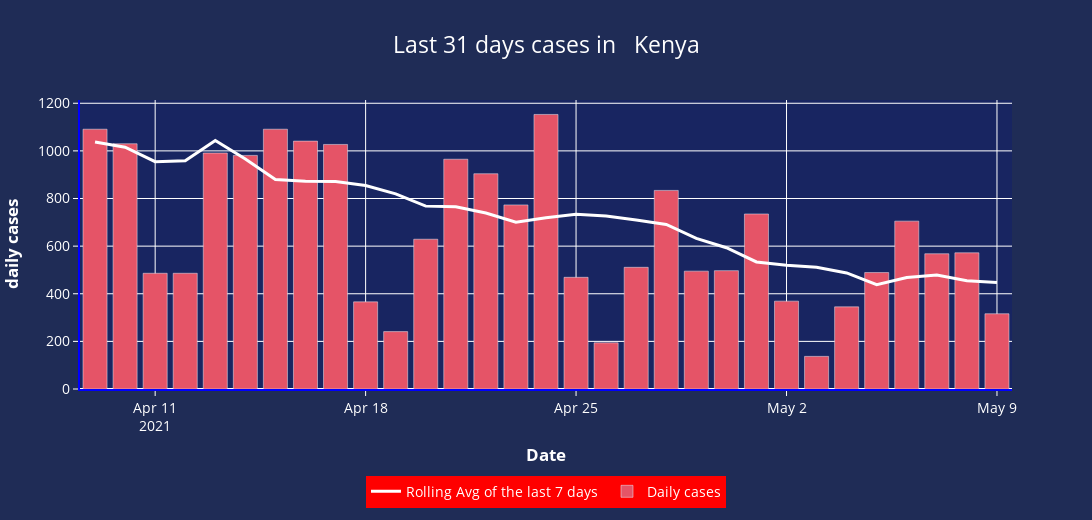

Notebook code cell kept with this figure:
### Code cell
df3 = df[df['Country'] == w_countries][['Country' , 'date' ,'confirmed']].reset_index()
df3['daily_shift'] = df3['confirmed']- df3['confirmed'].shift(1)
df3['rolling_avg'] = df3['daily_shift'].rolling(window =7).mean()
fig = go.Figure(
    [
                go.Bar(
                x = df3[df3['Country'] ==  w_countries]['date'].tail(31),
                y = df3[df3['Country'] == w_countries]['daily_shift'].tail(31),
                name = "Daily cases",
                marker =dict(
                    color ='#e55467',
                ),
                hoverinfo='text',
                hovertext =
                '<b>Date  </b> ' + df3[df3['Country'] == w_countries]['date'].tail(31).astype(str) + '  <br>' +
                '<b>Daily Cases </b>  ' + [f'{x:,.0f}' for x in df3[df3['Country'] == w_countries]['daily_shift'].tail(31) ] + '  <br>' +
                '<b>Country  </b>  ' + df3[df3['Country'] == w_countries]['Country'].tail(31).astype(str)  + '  <br>'
            ) ,
                go.Scatter(
                x = df3[df3['Country'] == w_countries]['date'].tail(31),
                y = df3[df3['Country'] == w_countries]['rolling_avg'].tail(31),
                mode = 'lines',
                name = 'Rolling Avg of the last 7 days ',
                line = dict(width=3 , color ="#fff"),
                marker=dict(color ="green"),
                hoverinfo='text',
                hovertext=
                '<b>Date  </b> ' + df3[df3['Country'] == w_countries]['date'].tail(31).astype(str) + '  <br>' +
                '<b>Rolling_avg for Last 7 days </b>  ' + [f'{x:,.0f}' for x in df3[df3['Country'] == w_countries]['rolling_avg'].tail(31) ] + '  <br>' 
            )
    ]


)
fig.update_layout(
            width = 1200,
            height = 520,
            barmode = 'stack',
            plot_bgcolor ='rgba(23,36,100,.8)',
            paper_bgcolor ='#1f2c56',
            title={
                'text':f"Last 31 days cases in   {w_countries}",
                'y':0.93,
                'x':0.5,
                'xanchor':'center',
                'yanchor':'top',
            },
            titlefont={
                'color':'#fff',
                'size':23,

            },
            hovermode='x',
            xaxis = dict(
                title = '<b>Date</b>',
                color ='#fff',
                showline =True,
                showgrid = True,
                ticks='outside',
                showticklabels = True,
                linewidth=2,
                linecolor ='blue',
                tickfont=dict(
                    size =14,
                    color ='#fff',
                )
            ),

            yaxis = dict(
                title = '<b>daily cases</b>',
                color ='#fff',
                showline =True,
                showgrid = True,
                ticks='outside',
                showticklabels =True,
                linewidth=2,
                linecolor ='blue',
                tickfont=dict(
                    size =14,
                    color ='#fff',
                )
            ),

            legend={
                'orientation':'h',
                'bgcolor':'red',
                'xanchor':'center',
                'x':0.5,'y':-0.3,
            },
            font= dict(
                size =14,
                color ='#fff',
            ),
)
fig.show()

### Figure 1 — Plotly figure (JSON) as saved in the notebook; plotly's stock layout.template omitted (floating-point values rounded to 4 significant figures)
{"data": [{"hoverinfo": "text", "hovertext": ["<b>Date  </b> 2021-04-09  <br><b>Daily Cases </b>  1,091  <br><b>Country  </b>  Kenya  <br>", "<b>Date  </b> 2021-04-10  <br><b>Daily Cases </b>  1,030  <br><b>Country  </b>  Kenya  <br>", "<b>Date  </b> 2021-04-11  <br><b>Daily Cases </b>  486  <br><b>Country  </b>  Kenya  <br>", "<b>Date  </b> 2021-04-12  <br><b>Daily Cases </b>  486  <br><b>Country  </b>  Kenya  <br>", "<b>Date  </b> 2021-04-13  <br><b>Daily Cases </b>  991  <br><b>Country  </b>  Kenya  <br>", "<b>Date  </b> 2021-04-14  <br><b>Daily Cases </b>  981  <br><b>Country  </b>  Kenya  <br>", "<b>Date  </b> 2021-04-15  <br><b>Daily Cases </b>  1,091  <br><b>Country  </b>  Kenya  <br>", "<b>Date  </b> 2021-04-16  <br><b>Daily Cases </b>  1,041  <br><b>Country  </b>  Kenya  <br>", "<b>Date  </b> 2021-04-17  <br><b>Daily Cases </b>  1,027  <br><b>Country  </b>  Kenya  <br>", "<b>Date  </b> 2021-04-18  <br><b>Daily Cases </b>  366  <br><b>Country  </b>  Kenya  <br>", "<b>Date  </b> 2021-04-19  <br><b>Daily Cases </b>  241  <br><b>Country  </b>  Kenya  <br>", "<b>Date  </b> 2021-04-20  <br><b>Daily Cases </b>  629  <br><b>Country  </b>  Kenya  <br>", "<b>Date  </b> 2021-04-21  <br><b>Daily Cases </b>  965  <br><b>Country  </b>  Kenya  <br>", "<b>Date  </b> 2021-04-22  <br><b>Daily Cases </b>  904  <br><b>Country  </b>  Kenya  <br>", "<b>Date  </b> 2021-04-23  <br><b>Daily Cases </b>  773  <br><b>Country  </b>  Kenya  <br>", "<b>Date  </b> 2021-04-24  <br><b>Daily Cases </b>  1,153  <br><b>Country  </b>  Kenya  <br>", "<b>Date  </b> 2021-04-25  <br><b>Daily Cases </b>  469  <br><b>Country  </b>  Kenya  <br>", "<b>Date  </b> 2021-04-26  <br><b>Daily Cases </b>  194  <br><b>Country  </b>  Kenya  <br>", "<b>Date  </b> 2021-04-27  <br><b>Daily Cases </b>  511  <br><b>Country  </b>  Kenya  <br>", "<b>Date  </b> 2021-04-28  <br><b>Daily Cases </b>  834  <br><b>Country  </b>  Kenya  <br>", "<b>Date  </b> 2021-04-29  <br><b>Daily Cases </b>  495  <br><b>Country  </b>  Kenya  <br>", "<b>Date  </b> 2021-04-30  <br><b>Daily Cases </b>  497  <br><b>Country  </b>  Kenya  <br>", "<b>Date  </b> 2021-05-01  <br><b>Daily Cases </b>  735  <br><b>Country  </b>  Kenya  <br>", "<b>Date  </b> 2021-05-02  <br><b>Daily Cases </b>  369  <br><b>Country  </b>  Kenya  <br>", "<b>Date  </b> 2021-05-03  <br><b>Daily Cases </b>  137  <br><b>Country  </b>  Kenya  <br>", "<b>Date  </b> 2021-05-04  <br><b>Daily Cases </b>  345  <br><b>Country  </b>  Kenya  <br>", "<b>Date  </b> 2021-05-05  <br><b>Daily Cases </b>  489  <br><b>Country  </b>  Kenya  <br>", "<b>Date  </b> 2021-05-06  <br><b>Daily Cases </b>  705  <br><b>Country  </b>  Kenya  <br>", "<b>Date  </b> 2021-05-07  <br><b>Daily Cases </b>  568  <br><b>Country  </b>  Kenya  <br>", "<b>Date  </b> 2021-05-08  <br><b>Daily Cases </b>  572  <br><b>Country  </b>  Kenya  <br>", "<b>Date  </b> 2021-05-09  <br><b>Daily Cases </b>  316  <br><b>Country  </b>  Kenya  <br>"], "marker": {"color": "#e55467"}, "name": "Daily cases", "type": "bar", "x": ["2021-04-09T00:00:00", "2021-04-10T00:00:00", "2021-04-11T00:00:00", "2021-04-12T00:00:00", "2021-04-13T00:00:00", "2021-04-14T00:00:00", "2021-04-15T00:00:00", "2021-04-16T00:00:00", "2021-04-17T00:00:00", "2021-04-18T00:00:00", "2021-04-19T00:00:00", "2021-04-20T00:00:00", "2021-04-21T00:00:00", "2021-04-22T00:00:00", "2021-04-23T00:00:00", "2021-04-24T00:00:00", "2021-04-25T00:00:00", "2021-04-26T00:00:00", "2021-04-27T00:00:00", "2021-04-28T00:00:00", "2021-04-29T00:00:00", "2021-04-30T00:00:00", "2021-05-01T00:00:00", "2021-05-02T00:00:00", "2021-05-03T00:00:00", "2021-05-04T00:00:00", "2021-05-05T00:00:00", "2021-05-06T00:00:00", "2021-05-07T00:00:00", "2021-05-08T00:00:00", "2021-05-09T00:00:00"], "y": [1091, 1030, 486, 486, 991, 981, 1091, 1041, 1027, 366, 241, 629, 965, 904, 773, 1153, 469, 194, 511, 834, 495, 497, 735, 369, 137, 345, 489, 705, 568, 572, 316]}, {"hoverinfo": "text", "hovertext": ["<b>Date  </b> 2021-04-09  <br><b>Rolling_avg for Last 7 days </b>  1,037  <br>", "<b>Date  </b> 2021-04-10  <br><b>Rolling_avg for Last 7 days </b>  1,015  <br>", "<b>Date  </b> 2021-04-11  <br><b>Rolling_avg for Last 7 days </b>  955  <br>", "<b>Date  </b> 2021-04-12  <br><b>Rolling_avg for Last 7 days </b>  958  <br>", "<b>Date  </b> 2021-04-13  <br><b>Rolling_avg for Last 7 days </b>  1,044  <br>", "<b>Date  </b> 2021-04-14  <br><b>Rolling_avg for Last 7 days </b>  966  <br>", "<b>Date  </b> 2021-04-15  <br><b>Rolling_avg for Last 7 days </b>  879  <br>", "<b>Date  </b> 2021-04-16  <br><b>Rolling_avg for Last 7 days </b>  872  <br>", "<b>Date  </b> 2021-04-17  <br><b>Rolling_avg for Last 7 days </b>  872  <br>", "<b>Date  </b> 2021-04-18  <br><b>Rolling_avg for Last 7 days </b>  855  <br>", "<b>Date  </b> 2021-04-19  <br><b>Rolling_avg for Last 7 days </b>  820  <br>", "<b>Date  </b> 2021-04-20  <br><b>Rolling_avg for Last 7 days </b>  768  <br>", "<b>Date  </b> 2021-04-21  <br><b>Rolling_avg for Last 7 days </b>  766  <br>", "<b>Date  </b> 2021-04-22  <br><b>Rolling_avg for Last 7 days </b>  739  <br>", "<b>Date  </b> 2021-04-23  <br><b>Rolling_avg for Last 7 days </b>  701  <br>", "<b>Date  </b> 2021-04-24  <br><b>Rolling_avg for Last 7 days </b>  719  <br>", "<b>Date  </b> 2021-04-25  <br><b>Rolling_avg for Last 7 days </b>  733  <br>", "<b>Date  </b> 2021-04-26  <br><b>Rolling_avg for Last 7 days </b>  727  <br>", "<b>Date  </b> 2021-04-27  <br><b>Rolling_avg for Last 7 days </b>  710  <br>", "<b>Date  </b> 2021-04-28  <br><b>Rolling_avg for Last 7 days </b>  691  <br>", "<b>Date  </b> 2021-04-29  <br><b>Rolling_avg for Last 7 days </b>  633  <br>", "<b>Date  </b> 2021-04-30  <br><b>Rolling_avg for Last 7 days </b>  593  <br>", "<b>Date  </b> 2021-05-01  <br><b>Rolling_avg for Last 7 days </b>  534  <br>", "<b>Date  </b> 2021-05-02  <br><b>Rolling_avg for Last 7 days </b>  519  <br>", "<b>Date  </b> 2021-05-03  <br><b>Rolling_avg for Last 7 days </b>  511  <br>", "<b>Date  </b> 2021-05-04  <br><b>Rolling_avg for Last 7 days </b>  487  <br>", "<b>Date  </b> 2021-05-05  <br><b>Rolling_avg for Last 7 days </b>  438  <br>", "<b>Date  </b> 2021-05-06  <br><b>Rolling_avg for Last 7 days </b>  468  <br>", "<b>Date  </b> 2021-05-07  <br><b>Rolling_avg for Last 7 days </b>  478  <br>", "<b>Date  </b> 2021-05-08  <br><b>Rolling_avg for Last 7 days </b>  455  <br>", "<b>Date  </b> 2021-05-09  <br><b>Rolling_avg for Last 7 days </b>  447  <br>"], "line": {"color": "#fff", "width": 3}, "marker": {"color": "green"}, "mode": "lines", "name": "Rolling Avg of the last 7 days ", "type": "scatter", "x": ["2021-04-09T00:00:00", "2021-04-10T00:00:00", "2021-04-11T00:00:00", "2021-04-12T00:00:00", "2021-04-13T00:00:00", "2021-04-14T00:00:00", "2021-04-15T00:00:00", "2021-04-16T00:00:00", "2021-04-17T00:00:00", "2021-04-18T00:00:00", "2021-04-19T00:00:00", "2021-04-20T00:00:00", "2021-04-21T00:00:00", "2021-04-22T00:00:00", "2021-04-23T00:00:00", "2021-04-24T00:00:00", "2021-04-25T00:00:00", "2021-04-26T00:00:00", "2021-04-27T00:00:00", "2021-04-28T00:00:00", "2021-04-29T00:00:00", "2021-04-30T00:00:00", "2021-05-01T00:00:00", "2021-05-02T00:00:00", "2021-05-03T00:00:00", "2021-05-04T00:00:00", "2021-05-05T00:00:00", "2021-05-06T00:00:00", "2021-05-07T00:00:00", "2021-05-08T00:00:00", "2021-05-09T00:00:00"], "y": [1037.0, 1015.0, 954.6, 958.3, 1044.0, 966.1, 879.4, 872.3, 871.9, 854.7, 819.7, 768, 765.7, 739, 700.7, 718.7, 733.4, 726.7, 709.9, 691.1, 632.7, 593.3, 533.6, 519.3, 511.1, 487.4, 438.1, 468.1, 478.3, 455, 447.4]}], "layout": {"barmode": "stack", "font": {"color": "#fff", "size": 14}, "height": 520, "hovermode": "x", "legend": {"bgcolor": "red", "orientation": "h", "x": 0.5, "xanchor": "center", "y": -0.3}, "paper_bgcolor": "#1f2c56", "plot_bgcolor": "rgba(23,36,100,.8)", "title": {"font": {"color": "#fff", "size": 23}, "text": "Last 31 days cases in   Kenya", "x": 0.5, "xanchor": "center", "y": 0.93, "yanchor": "top"}, "width": 1200, "xaxis": {"autorange": true, "color": "#fff", "linecolor": "blue", "linewidth": 2, "range": ["2021-04-08 12:00", "2021-05-09 12:00"], "showgrid": true, "showline": true, "showticklabels": true, "tickfont": {"color": "#fff", "size": 14}, "ticks": "outside", "title": {"text": "<b>Date</b>"}, "type": "date"}, "yaxis": {"autorange": true, "color": "#fff", "linecolor": "blue", "linewidth": 2, "range": [0, 1214.0], "showgrid": true, "showline": true, "showticklabels": true, "tickfont": {"color": "#fff", "size": 14}, "ticks": "outside", "title": {"text": "<b>daily cases</b>"}, "type": "linear"}}}
